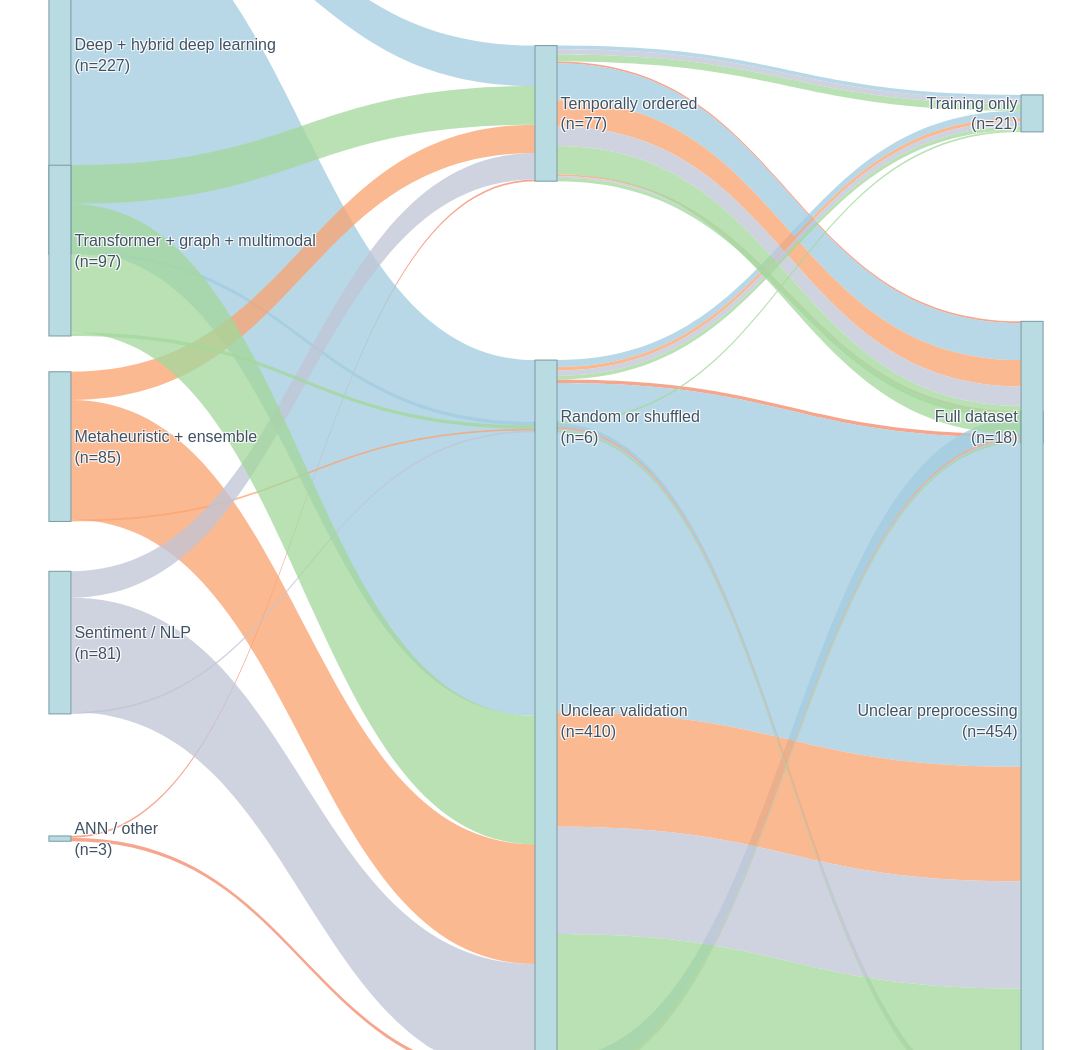

The notebook cell saved with this chart:
### Code cell
fig = go.Figure(
    data=[
        go.Sankey(
            arrangement="snap",

            node=dict(
                label=node_labels,
                x=node_x,
                pad=28,
                thickness=22,

                color=[
                    node_colour
                    for _ in node_labels
                ],

                line=dict(
                    color=node_border_colour,
                    width=1.0,
                ),

                hovertemplate=(
                    "%{label}"
                    "<extra></extra>"
                ),
            ),

            link=dict(
                source=sources,
                target=targets,
                value=values,
                color=link_colours,
                customdata=hover_text,

                hovertemplate=(
                    "%{customdata}"
                    "<extra></extra>"
                ),
            ),
        )
    ]
)

fig.update_layout(
    title=None,

    font=dict(
        family="Arial",
        size=16,
        color="#405263",
    ),

    paper_bgcolor="white",
    plot_bgcolor="white",

    width=1900,
    height=1050,

    margin=dict(
        l=50,
        r=50,
        t=35,
        b=35,
    ),
)

fig.show()

### Figure 1 — Plotly figure (JSON) as saved in the notebook; plotly's stock layout.template omitted (floating-point values rounded to 4 significant figures)
{"data": [{"arrangement": "fixed", "link": {"color": ["rgba(245, 139, 107, 0.76)", "rgba(245, 139, 107, 0.76)", "rgba(162, 204, 224, 0.76)", "rgba(162, 204, 224, 0.76)", "rgba(162, 204, 224, 0.76)", "rgba(250, 163, 112, 0.76)", "rgba(250, 163, 112, 0.76)", "rgba(250, 163, 112, 0.76)", "rgba(192, 198, 215, 0.76)", "rgba(192, 198, 215, 0.76)", "rgba(192, 198, 215, 0.76)", "rgba(163, 216, 157, 0.76)", "rgba(163, 216, 157, 0.76)", "rgba(163, 216, 157, 0.76)", "rgba(245, 139, 107, 0.76)", "rgba(245, 139, 107, 0.76)", "rgba(162, 204, 224, 0.76)", "rgba(162, 204, 224, 0.76)", "rgba(162, 204, 224, 0.76)", "rgba(162, 204, 224, 0.76)", "rgba(162, 204, 224, 0.76)", "rgba(162, 204, 224, 0.76)", "rgba(250, 163, 112, 0.76)", "rgba(250, 163, 112, 0.76)", "rgba(250, 163, 112, 0.76)", "rgba(250, 163, 112, 0.76)", "rgba(250, 163, 112, 0.76)", "rgba(250, 163, 112, 0.76)", "rgba(192, 198, 215, 0.76)", "rgba(192, 198, 215, 0.76)", "rgba(192, 198, 215, 0.76)", "rgba(192, 198, 215, 0.76)", "rgba(192, 198, 215, 0.76)", "rgba(192, 198, 215, 0.76)", "rgba(192, 198, 215, 0.76)", "rgba(163, 216, 157, 0.76)", "rgba(163, 216, 157, 0.76)", "rgba(163, 216, 157, 0.76)", "rgba(163, 216, 157, 0.76)", "rgba(163, 216, 157, 0.76)", "rgba(163, 216, 157, 0.76)", "rgba(163, 216, 157, 0.76)", "rgba(163, 216, 157, 0.76)"], "customdata": ["ANN / other<br>→ Temporally ordered<br>Studies: 1", "ANN / other<br>→ Unclear validation<br>Studies: 2", "Deep + hybrid deep learning<br>→ Random or shuffled<br>Studies: 2", "Deep + hybrid deep learning<br>→ Temporally ordered<br>Studies: 23", "Deep + hybrid deep learning<br>→ Unclear validation<br>Studies: 202", "Metaheuristic + ensemble<br>→ Random or shuffled<br>Studies: 1", "Metaheuristic + ensemble<br>→ Temporally ordered<br>Studies: 16", "Metaheuristic + ensemble<br>→ Unclear validation<br>Studies: 68", "Sentiment / NLP<br>→ Random or shuffled<br>Studies: 1", "Sentiment / NLP<br>→ Temporally ordered<br>Studies: 15", "Sentiment / NLP<br>→ Unclear validation<br>Studies: 65", "Transformer + graph + multimodal<br>→ Random or shuffled<br>Studies: 2", "Transformer + graph + multimodal<br>→ Temporally ordered<br>Studies: 22", "Transformer + graph + multimodal<br>→ Unclear validation<br>Studies: 73", "ANN / other<br>Temporally ordered<br>→ Unclear preprocessing<br>Studies: 1", "ANN / other<br>Unclear validation<br>→ Unclear preprocessing<br>Studies: 2", "Deep + hybrid deep learning<br>Random or shuffled<br>→ Unclear preprocessing<br>Studies: 2", "Deep + hybrid deep learning<br>Temporally ordered<br>→ Training only<br>Studies: 2", "Deep + hybrid deep learning<br>Temporally ordered<br>→ Unclear preprocessing<br>Studies: 21", "Deep + hybrid deep learning<br>Unclear validation<br>→ Full dataset<br>Studies: 11", "Deep + hybrid deep learning<br>Unclear validation<br>→ Training only<br>Studies: 4", "Deep + hybrid deep learning<br>Unclear validation<br>→ Unclear preprocessing<br>Studies: 187", "Metaheuristic + ensemble<br>Random or shuffled<br>→ Unclear preprocessing<br>Studies: 1", "Metaheuristic + ensemble<br>Temporally ordered<br>→ Full dataset<br>Studies: 1", "Metaheuristic + ensemble<br>Temporally ordered<br>→ Unclear preprocessing<br>Studies: 15", "Metaheuristic + ensemble<br>Unclear validation<br>→ Full dataset<br>Studies: 1", "Metaheuristic + ensemble<br>Unclear validation<br>→ Training only<br>Studies: 2", "Metaheuristic + ensemble<br>Unclear validation<br>→ Unclear preprocessing<br>Studies: 65", "Sentiment / NLP<br>Random or shuffled<br>→ Unclear preprocessing<br>Studies: 1", "Sentiment / NLP<br>Temporally ordered<br>→ Full dataset<br>Studies: 1", "Sentiment / NLP<br>Temporally ordered<br>→ Training only<br>Studies: 3", "Sentiment / NLP<br>Temporally ordered<br>→ Unclear preprocessing<br>Studies: 11", "Sentiment / NLP<br>Unclear validation<br>→ Full dataset<br>Studies: 1", "Sentiment / NLP<br>Unclear validation<br>→ Training only<br>Studies: 3", "Sentiment / NLP<br>Unclear validation<br>→ Unclear preprocessing<br>Studies: 61", "Transformer + graph + multimodal<br>Random or shuffled<br>→ Training only<br>Studies: 1", "Transformer + graph + multimodal<br>Random or shuffled<br>→ Unclear preprocessing<br>Studies: 1", "Transformer + graph + multimodal<br>Temporally ordered<br>→ Full dataset<br>Studies: 2", "Transformer + graph + multimodal<br>Temporally ordered<br>→ Training only<br>Studies: 4", "Transformer + graph + multimodal<br>Temporally ordered<br>→ Unclear preprocessing<br>Studies: 16", "Transformer + graph + multimodal<br>Unclear validation<br>→ Full dataset<br>Studies: 1", "Transformer + graph + multimodal<br>Unclear validation<br>→ Training only<br>Studies: 2", "Transformer + graph + multimodal<br>Unclear validation<br>→ Unclear preprocessing<br>Studies: 70"], "hovertemplate": "%{customdata}<extra></extra>", "source": [4, 4, 0, 0, 0, 2, 2, 2, 3, 3, 3, 1, 1, 1, 5, 7, 6, 5, 5, 7, 7, 7, 6, 5, 5, 7, 7, 7, 6, 5, 5, 5, 7, 7, 7, 6, 6, 5, 5, 5, 7, 7, 7], "target": [5, 7, 6, 5, 7, 6, 5, 7, 6, 5, 7, 6, 5, 7, 10, 10, 10, 8, 10, 9, 8, 10, 10, 9, 10, 9, 8, 10, 10, 9, 8, 10, 9, 8, 10, 8, 10, 9, 8, 10, 9, 8, 10], "value": [1, 2, 2, 23, 202, 1, 16, 68, 1, 15, 65, 2, 22, 73, 1, 2, 2, 2, 21, 11, 4, 187, 1, 1, 15, 1, 2, 65, 1, 1, 3, 11, 1, 3, 61, 1, 1, 2, 4, 16, 1, 2, 70]}, "node": {"color": ["#B9DCE3", "#B9DCE3", "#B9DCE3", "#B9DCE3", "#B9DCE3", "#B9DCE3", "#B9DCE3", "#B9DCE3", "#B9DCE3", "#B9DCE3", "#B9DCE3"], "hovertemplate": "%{label}<extra></extra>", "label": ["Deep + hybrid deep learning<br>(n=227)", "Transformer + graph + multimodal<br>(n=97)", "Metaheuristic + ensemble<br>(n=85)", "Sentiment / NLP<br>(n=81)", "ANN / other<br>(n=3)", "Temporally ordered<br>(n=77)", "Random or shuffled<br>(n=6)", "Unclear validation<br>(n=410)", "Training only<br>(n=21)", "Full dataset<br>(n=18)", "Unclear preprocessing<br>(n=454)"], "line": {"color": "#7899A2", "width": 1}, "pad": 28, "thickness": 22, "x": [0.01, 0.01, 0.01, 0.01, 0.01, 0.5, 0.5, 0.5, 0.99, 0.99, 0.99], "y": [0.02, 0.22, 0.42, 0.62, 0.82, 0.08, 0.4, 0.7, 0.08, 0.4, 0.7]}, "type": "sankey"}], "layout": {"font": {"color": "#405263", "family": "Arial", "size": 16}, "height": 1050, "margin": {"b": 35, "l": 50, "r": 50, "t": 35}, "paper_bgcolor": "white", "plot_bgcolor": "white", "title": {}, "width": 1900}}
